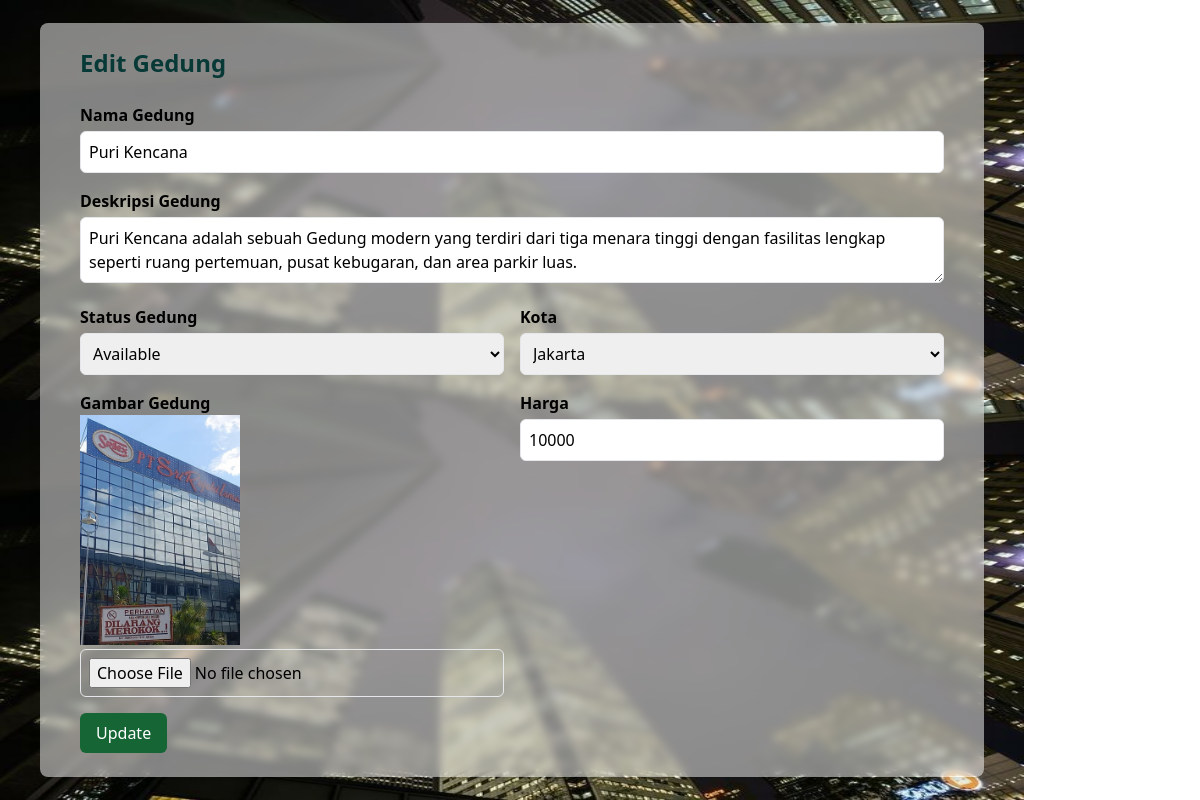
Page /src/edit_gedung.php?id=2 on the committed database.
### tables this page shows
CREATE TABLE `daftar_gedung` (
  `id_gedung` int(11) NOT NULL,
  `nama_gedung` varchar(255) NOT NULL,
  `deskripsi_gedung` text NOT NULL,
  `status_gedung` enum('Available','Unavailable') NOT NULL,
  `gambar_gedung` text NOT NULL,
  `kota_gedung` varchar(255) NOT NULL,
  `harga_sewa` double NOT NULL
);

### src/edit_gedung.php (the view, shortened to what this page needs)
<?php
include 'koneksi.php';
$id = $_GET["id"];
$query = "SELECT * FROM daftar_gedung WHERE id_gedung='$id'";
$data = mysqli_query($koneksi, $query);
?>
<!DOCTYPE html>
<html lang="en">
<head>
    <link rel="stylesheet" href="output.css">
</head>
<body>
<section class="bgedit container h-svh flex justify-center items-center">
    <div class="mx-10 backdrop-blur-sm w-full relative z-10">
        <div class="w-full bg-white bg-opacity-50 px-10 py-6 rounded-lg shadow-lg">
            <h2 class="text-2xl font-bold mb-6 text-dla">Edit Gedung</h2>
            <?php while ($d = mysqli_fetch_array($data)): ?>
                <form method="post" class="space-y-4" enctype="multipart/form-data">
                    <div class="mb-4">
                        <label for="nama_gedung" class="block text-black font-semibold">Nama Gedung</label>
                        <input type="text" id="nama_gedung" name="nama_gedung" value="<?php echo $d['nama_gedung'] ?>"
                            class="mt-1 p-2 w-full border rounded-md" required>
                    </div>
                    <div class="mb-4">
                        <label for="deskripsi_gedung" class="block text-black font-semibold">Deskripsi Gedung</label>
                        <textarea id="deskripsi_gedung" name="deskripsi_gedung"
                            class="mt-1 p-2 w-full min-h-4 border rounded-md"
                            required><?php echo $d['deskripsi_gedung'] ?></textarea>
                    </div>
                    <div class="mb-4 flex space-x-4">
                        <div class="w-1/2">
                            <label for="status_gedung" class="block text-black font-semibold">Status Gedung</label>
                            <select id="status_gedung" name="status_gedung" class="mt-1 p-2 w-full border rounded-md" required>
                                <option value="Available" <?php echo ($d['status_gedung'] == 'Available') ? 'selected' : ''; ?>>Available</option>
                            </select>
                        </div>
                        <div class="w-1/2">
                            <label for="kota" class="block text-black font-semibold">Kota</label>
                            <select id="kota" name="kota" class="mt-1 p-2 w-full border rounded-md" required>
                                <option value="Jakarta" <?php echo ($d['kota_gedung'] == 'Jakarta') ? 'selected' : ''; ?>>Jakarta</option>
                            </select>
                        </div>
                    </div>
                    <div class="mb-4 flex space-x-4">
                        <div class="w-1/2">
                            <label for="gambar_gedung" class="block text-black font-semibold">Gambar Gedung</label>
                            <img class="w-40 h-30 object-cover flex" src="uploads/<?php echo $d['gambar_gedung']; ?>"
                                alt="<?php echo $d['nama_gedung']; ?>">
                            <input type="file" id="gambar_gedung" name="gambar_gedung" accept="image/*"
                                class="mt-1 p-2 w-full border rounded-md">
                        </div>
                        <div class="w-1/2">
                            <label for="harga" class="block text-black font-semibold">Harga</label>
                            <input type="number" id="harga" name="harga" value="<?php echo $d['harga_sewa'] ?>" class="mt-1 p-2 w-full border rounded-md" required>
                        </div>
                    </div>
                    <button type="submit" name="submit"
                        class="bg-green-800 text-white py-2 px-4 rounded-md hover:bg-green-900">Update</button>
                </form>
            <?php endwhile; ?>
        </div>
    </div>
</section>
</body>
</html>

### src/edit_gedung.php (style rules this page uses)
.bgedit { background-image: url(../public/asset/back.jpeg); background-repeat: round; object-fit: cover; }

### rows in the picture
daftar_gedung: nama_gedung "Puri Kencana", deskripsi_gedung "Puri Kencana adalah sebuah Gedung modern yang terdiri dari tiga menara tinggi dengan fasilitas lengkap seperti ruang pertemuan, pusat kebugaran, dan area parkir luas.", status_gedung "Available", kota "Jakarta", gambar_gedung (picture), harga "10000"
